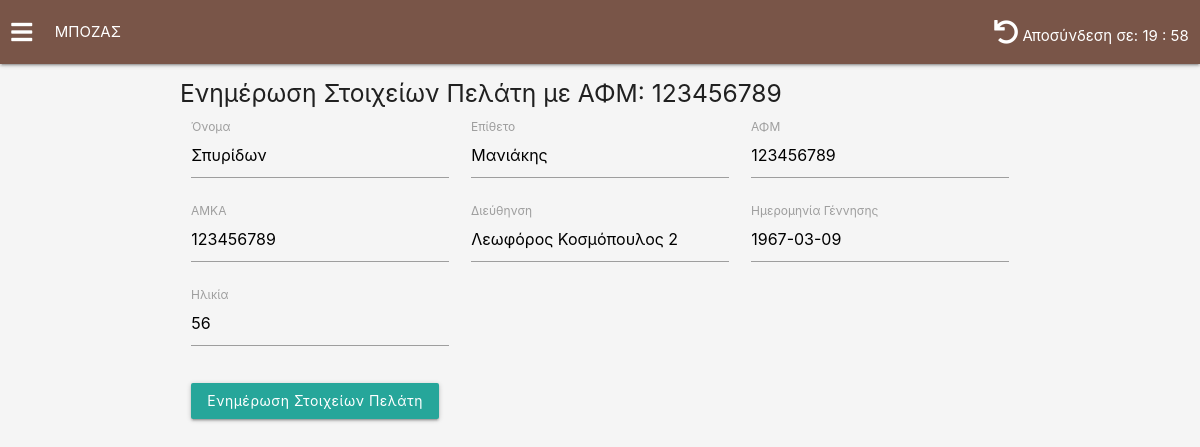
The page /update_customer/1 (signed in) on the database its author committed.
### myApp/models.py (models this page shows, shortened)
class Insurer(AbstractUser):
    employee_externalPartner_choices = (
        ('Υπάλληλος', 'Υπάλληλος'),
        ('Εξωτερικός', 'Εξωτερικός')
    )
    first_name               = models.CharField(max_length=64, default="")
    last_name                = models.CharField(max_length=64, default="")
    address                  = models.CharField(max_length=254, default="")
    age                      = models.IntegerField(default=1)
    AFM                      = models.IntegerField(null=True, default=None, unique=True)
    employee_externalPartner = models.CharField(max_length=64, choices=employee_externalPartner_choices, default="")
    class Meta:
        verbose_name_plural = "Insurers"

class Customer(models.Model):
    first_name  = models.CharField(max_length=64, default="")
    last_name   = models.CharField(max_length=64, default="")
    AFM         = models.IntegerField(default=0, unique=True)
    AMKA        = models.IntegerField(default=0, unique=True)
    address     = models.CharField(max_length=128, default="")
    dateOfBirth = models.DateField(null=True)
    age         = models.IntegerField(null=True, default=0)
    insurer     = models.ForeignKey(Insurer, on_delete=models.CASCADE)

### myApp/views.py (the view)
# urls.py: path('update_customer/<int:customer_id>', views.update_customer, name="update_customer"),
def update_customer(request, customer_id):
    if not request.user.is_authenticated:
        return render(request, "html/index.html", {"message": 'Invalid credentials.'})
    is_admin = True if request.user.is_staff else False
    if is_admin:
        return render(request, "html/index.html", {"message": 'You can not access this page.'})
    customer = Customer.objects.get(id=customer_id)
    user = {
        'user': Insurer.objects.get(id=request.user.id),
        'customer': customer,
        'is_admin': is_admin
    }
    return render(request, 'html/update_customer.html', user)

### myApp/templates/html/update_customer.html (shortened to what this page needs)
{% extends "html/layout.html" %}
{% load static %}
{% block head %}
    <link rel="stylesheet" href="{% static 'myCss/new_customer.css' %}">
{% endblock %}
{% block body %}
    {% include 'html/navbar.html' %}
    <div class="container">
        <h5>Ενημέρωση Στοιχείων Πελάτη με ΑΦΜ: {{ customer.AFM }}</h5>
        <form action="{% url 'add_new_updated_customer' customer.id %}" method="post">
            <div class="row">
                <div class="input-field col l4 m6 s12">
                        <label for="firstNameInput">Όνομα</label>
                        <input type="text" id="firstNameInput" placeholder="Όνομα" name="first_name" value="{{ customer.first_name }}">
                </div>
                <div class="input-field col l4 m6 s12">
                        <label for="lastNameInput">Επίθετο</label>
                        <input type="text" id="lastNameInput" placeholder="Επίθετο" name="last_name" value="{{ customer.last_name }}">
                </div>
                <div class="input-field col l4 m6 s12">
                        <label for="AFM_input">ΑΦΜ</label>
                        <input type="number" id="AFM_input" placeholder="ΑΦΜ" name="AFM" value="{{ customer.AFM }}">
                </div>
                <div class="input-field col l4 m6 s12">
                        <label for="AMKA_input">ΑΜΚΑ</label>
                        <input type="number" id="AMKA_input"placeholder="ΑΜΚΑ" name="AMKA" value="{{ customer.AMKA }}">
                </div>
                <div class="input-field col l4 m6 s12">
                    <label for="addressInput">Διεύθηνση</label>
                    <input type="text" id="addressInput" class="form-control" name="address" value="{{ customer.address }}">
                </div>
                <div class="input-field col l4 m6 s12">
                        <label for="dateOfBirthInput">Ημερομηνία Γέννησης</label>
                        <input type="text" id="dateOfBirthInput" class="datepicker"
                               placeholder="Ημερομηνία Γέννησης" name="dateOfBirth" value="{{ customer.dateOfBirth|date:'Y-m-d' }}">
                </div>
                <div class="input-field col l4 m6 s12">
                        <label for="ageInput">Ηλικία</label>
                        <input type="number" id="ageInput" placeholder="Ηλικία" name="age" value="{{ customer.age }}">
                </div>
                <div class="col s12">
                    <button type="submit" class="btn btn-primary submit_button">Ενημέρωση Στοιχείων Πελάτη</button>
                </div>
            </div>
        </form>
    </div>
{% endblock %}

### myApp/templates/html/navbar.html (shortened to what this page needs)
<div class="navbar-fixed">
    <nav>
        <div class="nav-wrapper brown darker-4 row">
            <div class="col"><i class="fas fa-bars sidenav-trigger" data-target="mobile-demo"></i></div>
            <div class="col hide-on-small-and-down">{{ user.last_name|capfirst }}</div>
            <div class="col right">
                <i class="fas fa-undo renew_button"></i>
                Αποσύνδεση σε: <span id="countdown">20 : 00</span>
            </div>
        </div>
    </nav>
</div>

### myApp/static/myCss/all_css.css (style rules this page uses)
html, body { height: 100%; background-color: whitesmoke; }
.btn { text-transform: none; }
.sidenav-trigger { cursor: pointer; float: none !important; margin: 0 !important; }
.renew_button { cursor: pointer; }

### myApp/static/myCss/new_customer.css (style rules this page uses)
html, body { height: 100%; background-color: whitesmoke; }
.submit_button { margin-top: 1em; }

### rows shown on the page
Insurer: last_name "ΜΠΟΖΑΣ"
Customer: AFM "123456789", first_name "Σπυρίδων", last_name "Μανιάκης", AMKA "123456789", address "Λεωφόρος Κοσμόπουλος 2", dateOfBirth "1967-03-09", age "56"
